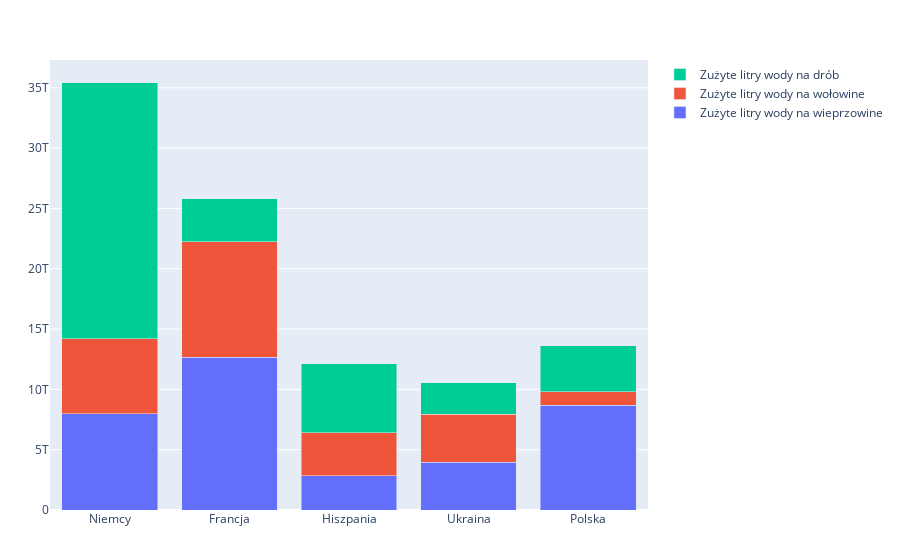

Notebook cell for this chart:
### Code cell
function pomnoz_liste(lista, liczba, ludzie)
    for i in 1:length(lista)
        mnoznik = liczba * ludzie[i]
        lista[i] *= mnoznik
    end
    return lista
end

europa = ["Niemcy","Francja","Hiszpania","Ukraina","Polska"]
wieprzowina = [16,31,10,15,38]
wołowina = [5,9.4,5,6,2]
drób = [64,13.1,30,15,25]
ludzie = [83000000,68000000,47500000,44000000,38000000]
pomnoz_liste(wieprzowina,6000,ludzie)
pomnoz_liste(wołowina,15000,ludzie)
pomnoz_liste(drób,4000,ludzie)
a = plot([
    bar(name="Zużyte litry wody na wieprzowine", x=europa, y=wieprzowina)
    bar(name="Zużyte litry wody na wołowine", x=europa, y=wołowina)
    bar(name="Zużyte litry wody na drób", x=europa, y=drób)
], Layout(barmode="stack"))

### Figure 1 — Plotly figure (JSON) as saved in the notebook; plotly's stock layout.template omitted (floating-point values rounded to 4 significant figures)
{"data": [{"name": "Zużyte litry wody na wieprzowine", "type": "bar", "x": ["Niemcy", "Francja", "Hiszpania", "Ukraina", "Polska"], "y": [7968000000000, 12648000000000, 2850000000000, 3960000000000, 8664000000000]}, {"name": "Zużyte litry wody na wołowine", "type": "bar", "x": ["Niemcy", "Francja", "Hiszpania", "Ukraina", "Polska"], "y": [6225000000000, 9588000000000, 3562500000000, 3960000000000, 1140000000000]}, {"name": "Zużyte litry wody na drób", "type": "bar", "x": ["Niemcy", "Francja", "Hiszpania", "Ukraina", "Polska"], "y": [21248000000000, 3563200000000, 5700000000000, 2640000000000, 3800000000000]}], "layout": {"barmode": "stack", "margin": {"b": 50, "l": 50, "r": 50, "t": 60}}}
